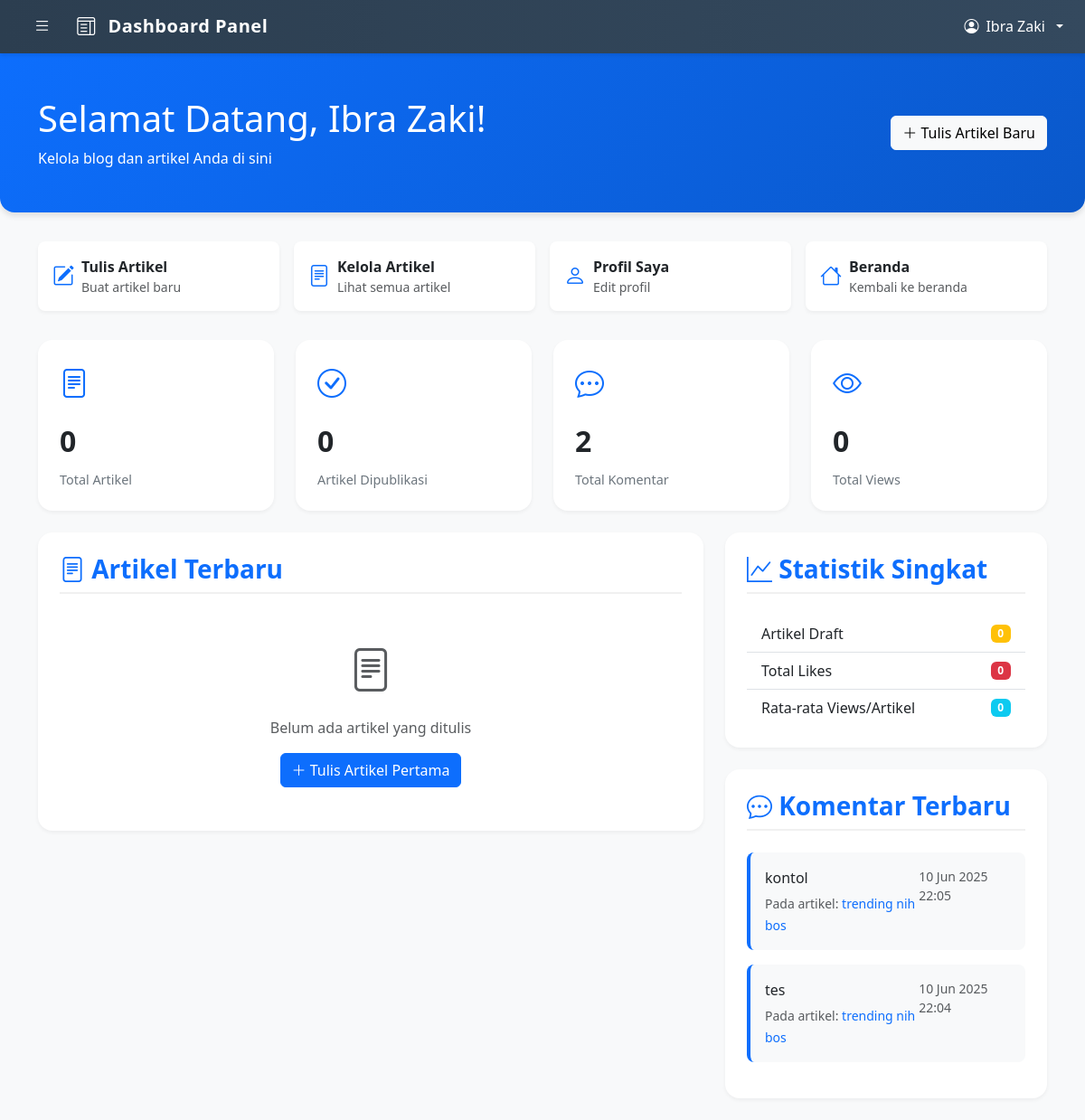
Page /bloging/dashboard/users/index.php (signed in) on the earlier database version.
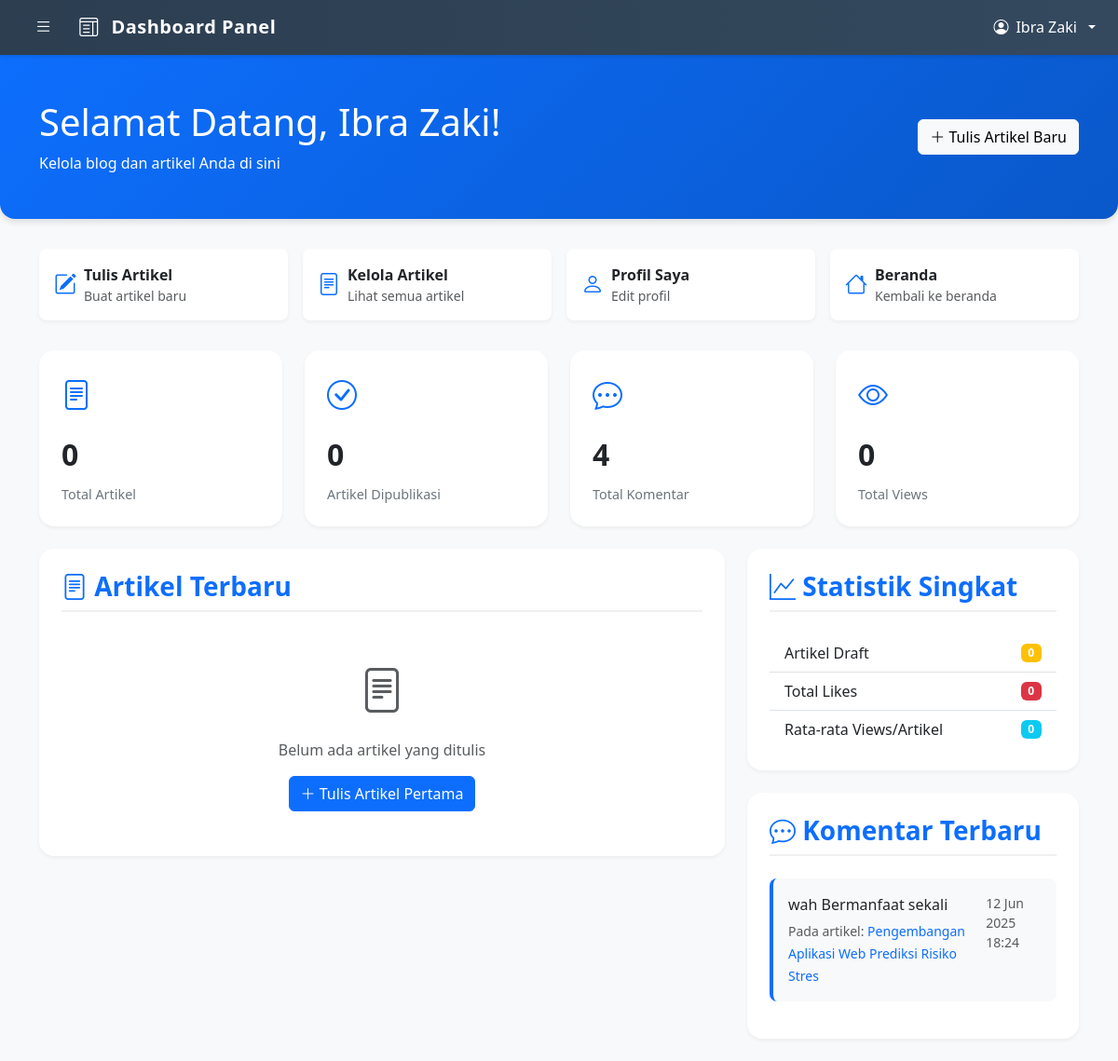
Same page on the later database version.
### tables this page shows
CREATE TABLE IF NOT EXISTS `comment` (
  `comment_id` int NOT NULL AUTO_INCREMENT,
  `comment` text NOT NULL,
  `user_id` int NOT NULL,
  `blog_id` int NOT NULL,
  `parent_id` int DEFAULT NULL,
  `status` enum('active','deleted') NOT NULL DEFAULT 'active',
  `created_at` datetime NOT NULL DEFAULT CURRENT_TIMESTAMP,
  `updated_at` datetime DEFAULT NULL ON UPDATE CURRENT_TIMESTAMP,
  PRIMARY KEY (`comment_id`),
  KEY `blog_id` (`blog_id`),
  KEY `user_id` (`user_id`),
  KEY `parent_id` (`parent_id`)
);

CREATE TABLE IF NOT EXISTS `blogs` (
  `id` int NOT NULL AUTO_INCREMENT,
  `title` varchar(255) NOT NULL,
  `content` text NOT NULL,
  `image` varchar(255) DEFAULT NULL,
  `document` varchar(255) DEFAULT NULL,
  `created_at` timestamp NULL DEFAULT CURRENT_TIMESTAMP,
  `category_id` int DEFAULT NULL,
  `author_id` int DEFAULT NULL,
  `author_type` enum('admin','user') DEFAULT NULL,
  `status` enum('draft','published') DEFAULT 'draft',
  `views` int NOT NULL DEFAULT '0',
  PRIMARY KEY (`id`)
);

### bloging/dashboard/users/index.php (the view, shortened to what the changed rows need)
<?php
include '../../config.php';
$user_id = (int) $_SESSION['author_id'];
$user_query = $conn->prepare("SELECT * FROM users WHERE id = ?");
$user_query->bind_param("i", $user_id);
$user_query->execute();
$user = $user_query->get_result()->fetch_assoc();
$stats_query = "
    SELECT
        (SELECT COUNT(*) FROM blogs WHERE author_id = ? AND author_type = 'user') as total_blogs,
        (SELECT COUNT(*) FROM blogs WHERE author_id = ? AND author_type = 'user' AND status = 'published') as published_blogs,
        (SELECT COUNT(*) FROM blogs WHERE author_id = ? AND author_type = 'user' AND status = 'draft') as draft_blogs,
        (SELECT COUNT(*) FROM comment WHERE user_id = ?) as total_comments,
        (SELECT COUNT(*) FROM post_like WHERE liked_by = ?) as total_likes,
        (SELECT SUM(views) FROM blogs WHERE author_id = ? AND author_type = 'user') as total_views
";
$stats_stmt = $conn->prepare($stats_query);
$stats_stmt->bind_param("iiiiii", $user_id, $user_id, $user_id, $user_id, $user_id, $user_id);
$stats_stmt->execute();
$stats = $stats_stmt->get_result()->fetch_assoc();
$comments_query = "
    SELECT c.*, b.title as blog_title
    FROM comment c
    JOIN blogs b ON c.blog_id = b.id
    WHERE c.user_id = ?
    ORDER BY c.created_at DESC
    LIMIT 5
";
$comments_stmt = $conn->prepare($comments_query);
$comments_stmt->bind_param("i", $user_id);
$comments_stmt->execute();
$recent_comments = $comments_stmt->get_result();
?>
<!DOCTYPE html>
<html lang="id">
<head>
    <link href="https://cdn.jsdelivr.net/npm/bootstrap@5.3.0/dist/css/bootstrap.min.css" rel="stylesheet">
    <link href="https://cdn.jsdelivr.net/npm/bootstrap-icons@1.10.5/font/bootstrap-icons.css" rel="stylesheet">
</head>
<body class="bg-light">
    <?php include '../components/navbar.php' ?>
    <?php include '../components/user-sidebar.php' ?>
    <div class="dashboard-header">
        <div class="container">
            <div class="row align-items-center">
                <div class="col-md-8">
                    <h1 class="mb-2">Selamat Datang, <?= htmlspecialchars($user['fname']) ?>!</h1>
                </div>
            </div>
        </div>
    </div>
    <div class="container">
        <div class="row g-4 mb-4">
            <div class="col-md-3">
                <div class="stats-card">
                    <div class="stats-icon">
                        <i class="bi bi-chat-dots"></i>
                    </div>
                    <div class="stats-number"><?= number_format($stats['total_comments']) ?></div>
                    <div class="stats-label">Total Komentar</div>
                </div>
            </div>
        </div>
        <div class="row">
            <div class="col-md-4">
                <div class="content-card">
                    <?php if ($recent_comments->num_rows > 0): ?>
                        <?php while ($comment = $recent_comments->fetch_assoc()): ?>
                            <div class="comment-item">
                                <div class="d-flex justify-content-between">
                                    <div>
                                        <p class="mb-1"><?= htmlspecialchars($comment['comment']) ?></p>
                                        <small class="text-muted">
                                            Pada artikel:
                                            <a href="../../view_detail.php?id=<?= $comment['blog_id'] ?>" class="text-decoration-none">
                                                <?= strip_tags($comment['blog_title']) ?>
                                            </a>
                                        </small>
                                    </div>
                                    <small class="text-muted">
                                        <?= date('d M Y H:i', strtotime($comment['created_at'])) ?>
                                    </small>
                                </div>
                            </div>
                        <?php endwhile; ?>
                    <?php endif; ?>
                </div>
            </div>
        </div>
    </div>
</body>
</html>

Differences in the rows shown:
no longer on this page (row unchanged): comment: comment "kontol", blog.title "trending nih bos", created_at "10 Jun 2025 22:05"
no longer on this page (row unchanged): comment: comment "tes", blog.title "trending nih bos", created_at "10 Jun 2025 22:04"
added comment: comment "wah Bermanfaat sekali", blog.title "Pengembangan Aplikasi Web Prediksi Risiko Stres", created_at "12 Jun 2025 18:24"
Other differences:
$stats['total_comments']: "2" → "4"
